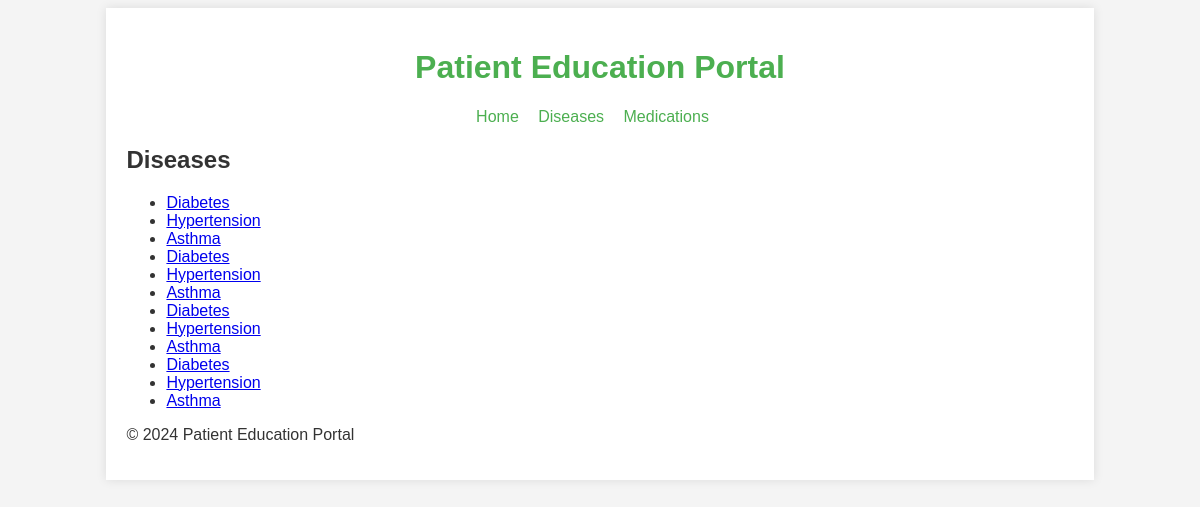
/diseases, run on the app's committed database.
### tables this page shows
CREATE TABLE diseases (
            id INTEGER PRIMARY KEY AUTOINCREMENT,
            name TEXT NOT NULL,
            description TEXT NOT NULL,
            symptoms TEXT NOT NULL,
            treatment TEXT NOT NULL
        );

### app.py (the view)
@app.route('/diseases')
def diseases():
    conn = sqlite3.connect('database.db')
    cursor = conn.cursor()
    cursor.execute('SELECT * FROM diseases')
    diseases = cursor.fetchall()
    conn.close()
    return render_template('diseases.html', diseases=diseases)

### templates/diseases.html (shortened to what this page needs)
{% extends "base.html" %}
{% block content %}
    <h2>Diseases</h2>
    <ul>
        {% for disease in diseases %}
            <li>
                <a href="{{ url_for('disease', disease_id=disease[0]) }}">{{ disease[1] }}</a>
            </li>
        {% endfor %}
    </ul>
{% endblock %}

### templates/base.html (shortened to what this page needs)
<!DOCTYPE html>
<html lang="en">
<head>
    <link rel="stylesheet" href="{{ url_for('static', filename='css/style.css') }}">
</head>
<body>
    <div class="container">
        <header>
            <h1>Patient Education Portal</h1>
            <nav>
                <ul>
                    <li><a href="{{ url_for('index') }}">Home</a></li>
                    <li><a href="{{ url_for('diseases') }}">Diseases</a></li>
                    <li><a href="{{ url_for('medications') }}">Medications</a></li>
                </ul>
            </nav>
        </header>
        <main>
            {% block content %}{% endblock %}
        </main>
        <footer>
            <p>&copy; 2024 Patient Education Portal</p>
        </footer>
    </div>
</body>
</html>

### static/css/style.css (style rules this page uses)
body { font-family: Arial, sans-serif; background-color: #f4f4f4; color: #333; }
.container { width: 80%; margin: 0 auto; padding: 20px; background: #fff; box-shadow: 0px 0px 10px rgba(0, 0, 0, 0.1); }
header { text-align: center; margin-bottom: 20px; }
header h1 { color: #4CAF50; }
nav ul { list-style-type: none; padding: 0; }
nav ul li { display: inline; margin-right: 15px; }
nav ul li a { text-decoration: none; color: #4CAF50; }

### data on the page
diseases: name "Diabetes"
diseases: name "Hypertension"
diseases: name "Asthma"
diseases: name "Diabetes"
diseases: name "Hypertension"
diseases: name "Asthma"
diseases: name "Diabetes"
diseases: name "Hypertension"
diseases: name "Asthma"
diseases: name "Diabetes"
diseases: name "Hypertension"
diseases: name "Asthma"
